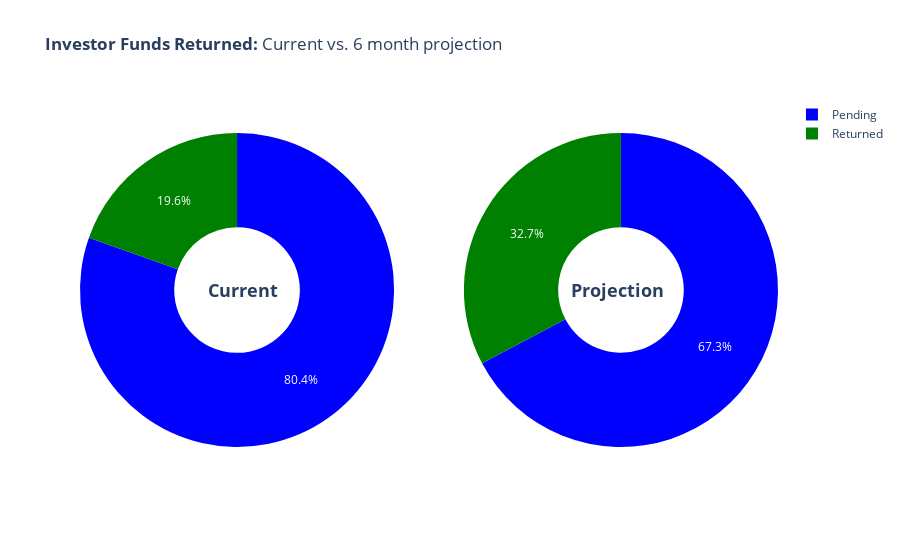

Source (notebook cell):
### Markdown cell above
## Current state of the loans

Here we analyse what percentage of investor funds has been recouped as well as what is projected to be recouped in 6 months time.

### Code cell
# calculate basic loan summary information
percentage_recouped_inv = round(len(loans_data[loans_data['out_prncp_inv']==0])/len(loans_data)*100,2)
total_funded = loans_data['funded_amount'].sum()
funded_percent_inv = round((loans_data['out_prncp_inv'].sum() / loans_data['funded_amount_inv'].sum())*100,2)

print(f'The percentage of loans recovered against the investor funding is {percentage_recouped_inv}%')
print(f'The percentage of investor funding returned is {funded_percent_inv}%')
print(f'The total amount funded is {total_funded:,}')

#calculate loan value in 6 months for each loan
loans_data['remaining_in_6mths'] = ''
for index, row in loans_data.iterrows():
    value = row['out_prncp'] #set start value as current loan value
    mths = 6
    while mths > 0:
        value = (value * (1+(row['int_rate']/12/100))) - row['instalment'] #add interest for monthly period and deduct instalment
        mths -= 1 #deduct month from count
    
    loans_data.at[index, 'remaining_in_6mths'] = value #set remaining value as value of loan after 6 months

loans_data['remaining_in_6mths'] = np.where(loans_data['remaining_in_6mths']<=0,0,loans_data['remaining_in_6mths'])  #set negative values to zero on projection

funds_returned_6mths = round(((loans_data['remaining_in_6mths'].sum() + loans_data['out_prncp_inv'].sum()) / loans_data['funded_amount_inv'].sum())*100,2)

loans_data['status_6mths'] = np.where(loans_data['remaining_in_6mths']>0,"Open","Recovered")    

colors = ['green','blue']

pie_fig = make_subplots(rows=1, cols=2, specs=[[{'type':'domain'}, {'type':'domain'}]])

pie_fig.add_trace(go.Pie(labels=['Returned','Pending'], values=[funded_percent_inv,100-funded_percent_inv], name="Current"),
              row=1, col=1)
pie_fig.add_trace(go.Pie(labels=['Returned','Pending'], values=[funds_returned_6mths,100-funds_returned_6mths], name="6 month projection",),
              row=1, col=2)

# Use `hole` to create a donut-like pie chart
pie_fig.update_traces(hole=.4, hoverinfo="label+percent", marker=dict(colors=colors))

pie_fig.update_layout(
    title_text="<b>Investor Funds Returned:</b> Current vs. 6 month projection",
    # Add annotations in the center of the donut pies.
    annotations=[dict(text='<b>Current</b>', x=0.18, y=0.5, font_size=18, showarrow=False),
                 dict(text='<b>Projection</b>', x=0.84, y=0.5, font_size=18, showarrow=False)])

pie_fig.show(config={'displayModeBar':False})

### Figure 1 — Plotly figure (JSON) as saved in the notebook; plotly's stock layout.template omitted (floating-point values rounded to 4 significant figures)
{"data": [{"domain": {"x": [0, 0.45], "y": [0, 1]}, "hole": 0.4, "hoverinfo": "label+percent", "labels": ["Returned", "Pending"], "marker": {"colors": ["green", "blue"]}, "name": "Current", "type": "pie", "values": [19.61, 80.39]}, {"domain": {"x": [0.55, 1], "y": [0, 1]}, "hole": 0.4, "hoverinfo": "label+percent", "labels": ["Returned", "Pending"], "marker": {"colors": ["green", "blue"]}, "name": "6 month projection", "type": "pie", "values": [32.73, 67.27]}], "layout": {"annotations": [{"font": {"size": 18}, "showarrow": false, "text": "<b>Current</b>", "x": 0.18, "y": 0.5}, {"font": {"size": 18}, "showarrow": false, "text": "<b>Projection</b>", "x": 0.84, "y": 0.5}], "title": {"text": "<b>Investor Funds Returned:</b> Current vs. 6 month projection"}}}
